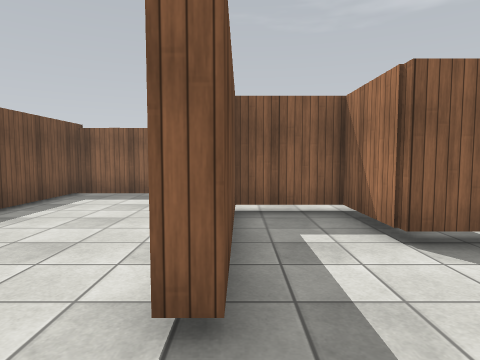
view 1 (above)

23 first-person views from a walk through a scene from a Unity 3-D project. The camera is 1.3 m above the floor, tilts 4° down and sees 75° across. The floor is counted in squares, 1 m on a side. Each view is taken from the middle of a square. On the plan, view 1 faces up. The plan holds only what a view shows up to about 14 squares ahead; the rest is blank. The player is left out. Some surface patterns are stand-ins.

view 2
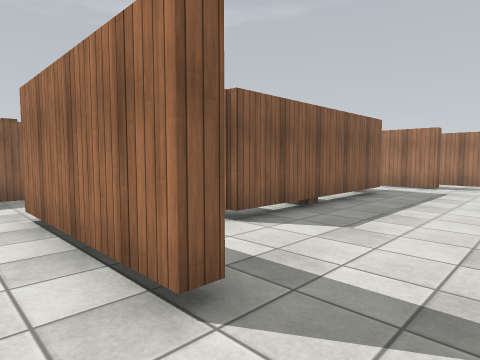

view 3
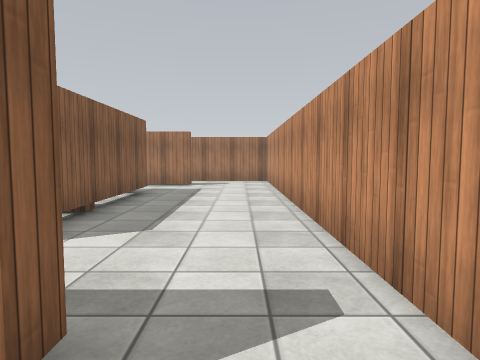

view 4
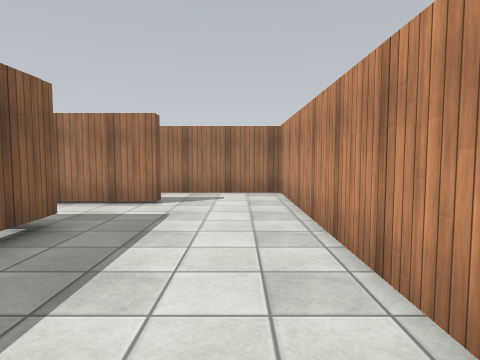

view 5
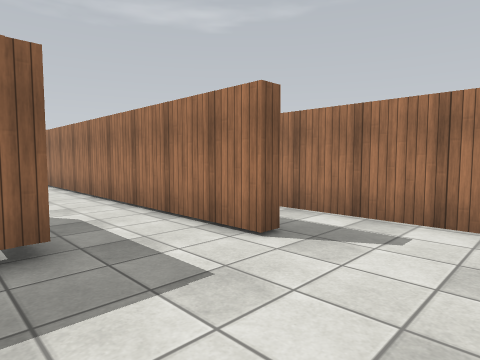

view 6
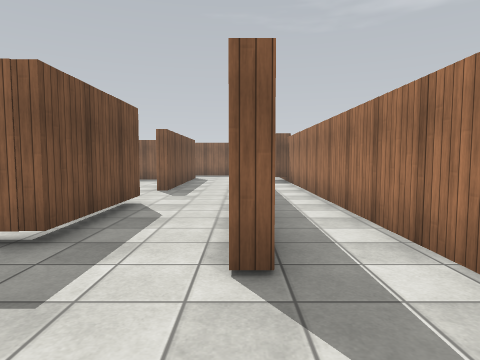

view 7
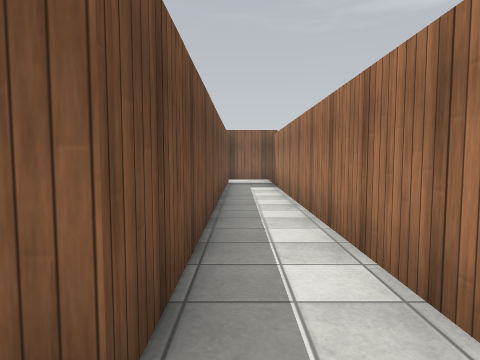

view 8
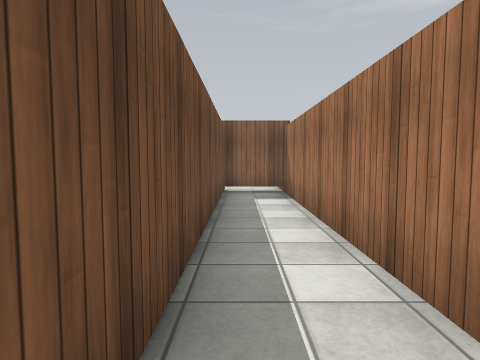

view 9
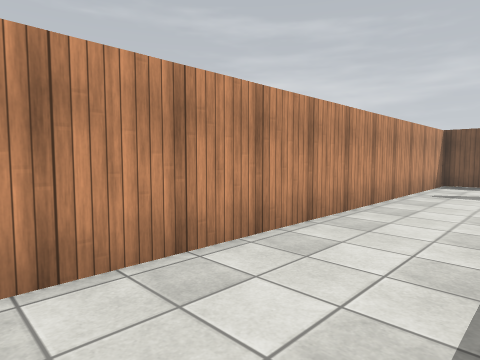

view 10
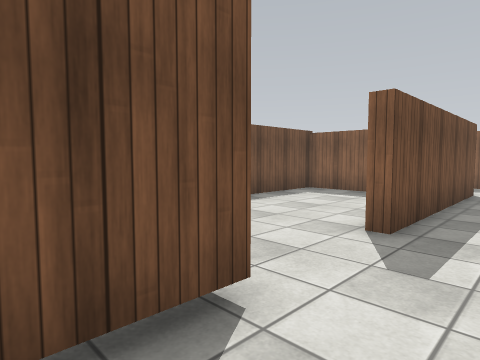

view 11
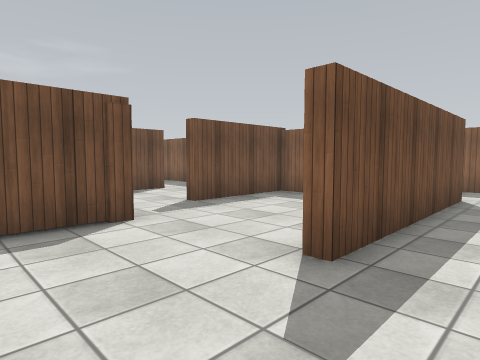

view 12
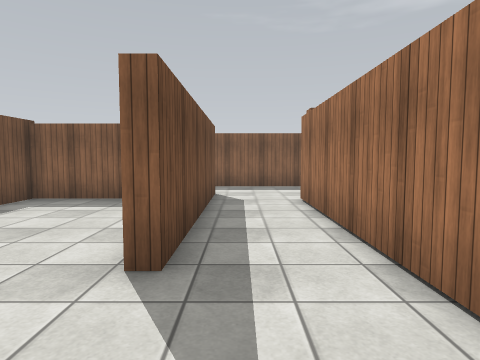

view 13
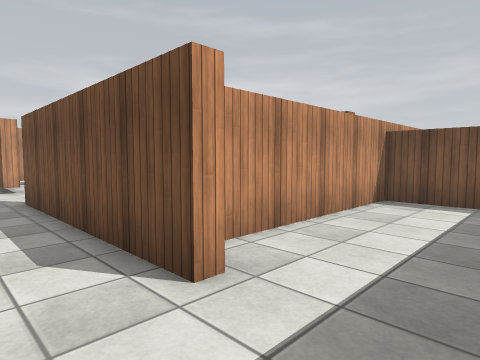

view 14
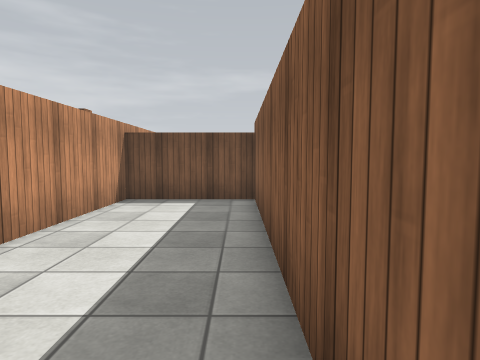

view 15
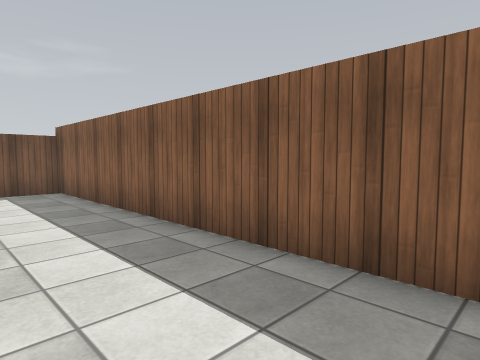

view 16
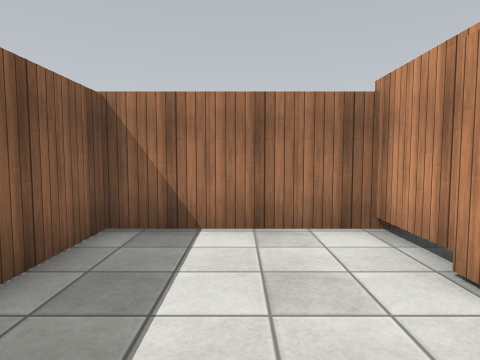

view 17
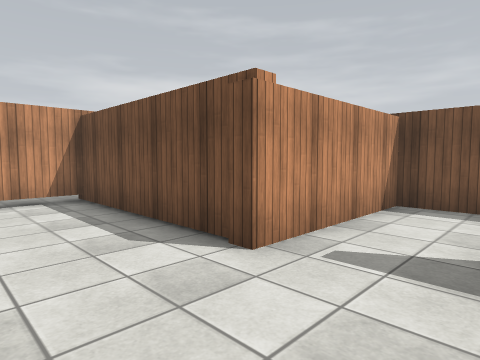

view 18
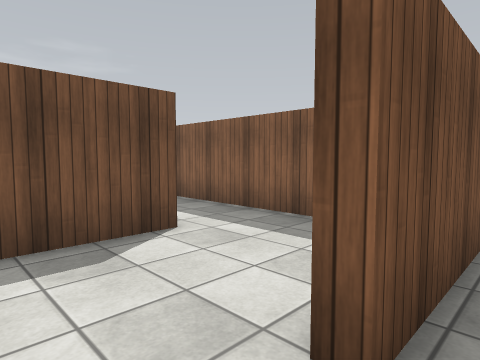

view 19
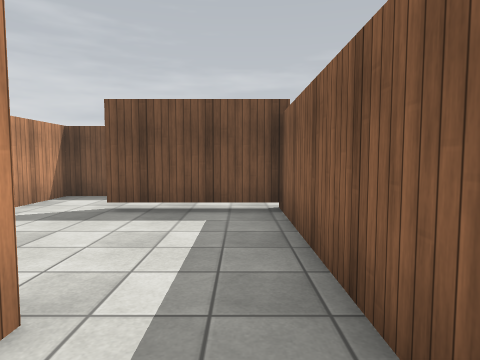

view 20
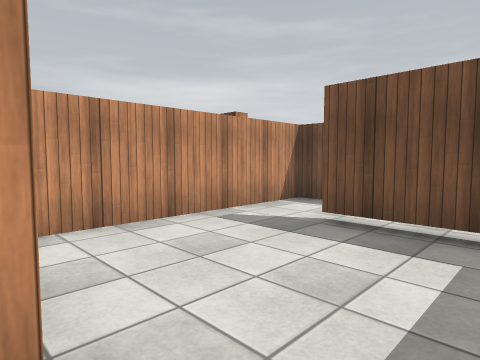

view 21
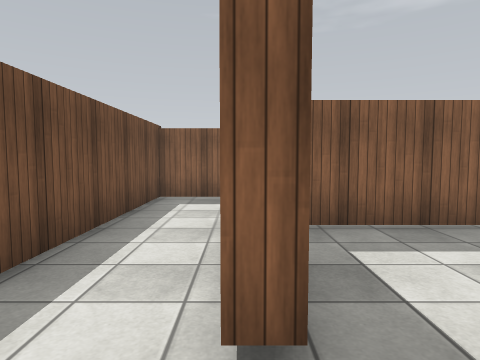

view 22
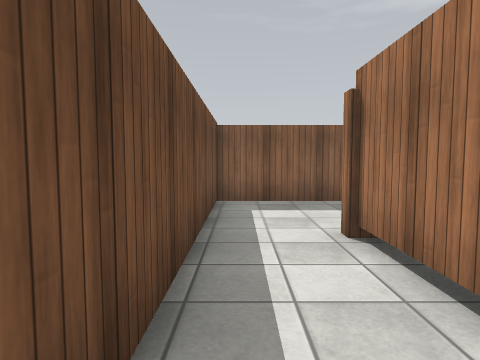

view 23
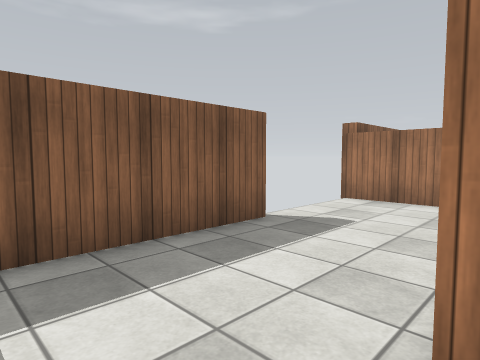

### Floor plan
Key: @ floor where view 1 was taken; # wall or solid block; x gap in a wall; . floor; T thing the floor can be seen under or through.
Columns run from 9 left of view 1 to 16 right of it. Each row starts with its distance up from view 1.
 24 ######x    ###############
 23 #..........#.............#
 22 #..........#.............#
 21 #..........#.............#
 20 #.......   #.......#.....#
 19 #..#################.....#
 18 #..T.........#.... #..####
 17 #..T.........#.... #..#..#
 16 #..T.....#...#.... #..#..#
 15 #..T.....#...#.....#..#..#
 14 #........#.........#..#..#
 13 #........#.........#..#..#
 12 ################......#..#
 11    #... ..     #......#..#
 10    #... ..     #......#..#
  9    #... ..     #...#..#..#
  8    #.....#     #...#..#..#
  7     .....####  #...#..#..#
  6     .....#..#  #...#..#..#
  5      ....#..########..#..#
  4       ...#............#..#
  3       ...#...............#
  2        ..................#
  1      #...................#
  0      #...@...............#
 -1      #####################

Where each view was taken, in squares from view 1:
view 1: 0 up, 0 right, facing up
view 2: 0 up, 2 left, facing up-right
view 3: 1 up, 2 left, facing right
view 4: 1 up, 4 right, facing right
view 5: 0 up, 9 right, facing up-right
view 6: 0 up, 13 right, facing up
view 7: 2 up, 14 right, facing up
view 8: 6 up, 14 right, facing up
view 9: 3 up, 13 right, facing down-left
view 10: 7 up, 12 right, facing up-left
view 11: 9 up, 12 right, facing up-left
view 12: 9 up, 11 right, facing up
view 13: 23 up, 12 right, facing down-left
view 14: 23 up, 12 right, facing left
view 15: 20 up, 15 right, facing up-left
view 16: 21 up, 10 right, facing right
view 17: 15 up, 9 right, facing down-left
view 18: 13 up, 5 right, facing up-left
view 19: 18 up, 2 right, facing left
view 20: 18 up, 0 right, facing down-left
view 21: 13 up, 6 left, facing up
view 22: 14 up, 8 left, facing up
view 23: 19 up, 8 left, facing up-right
